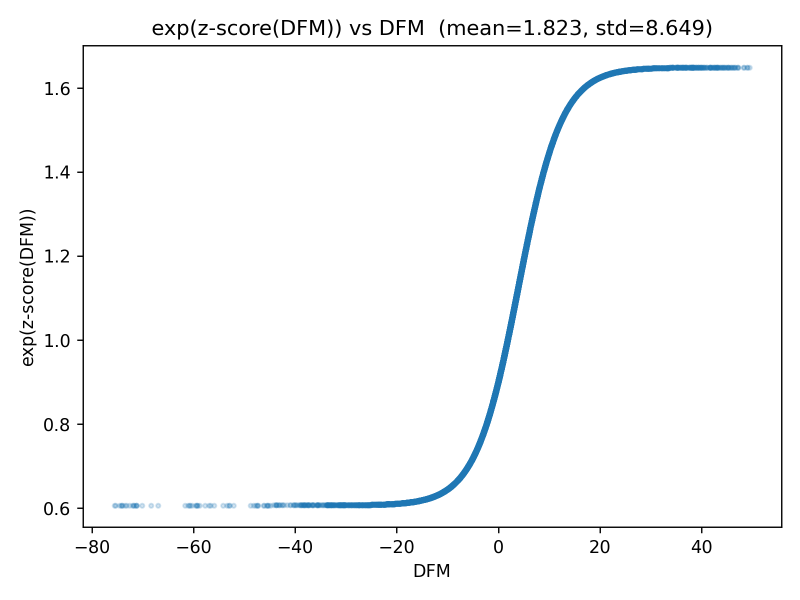
#> input picture WP-filtering/sample_df_no_filter_exp_z_vs_dfm.png, 1600 x 1200 px (shown at 1/2 size)
$ python downscale_pngs.py --src-dir . --dst-dir out --size 100
#> lines starting #> are read from the running program, lines starting #| are printed output that depends on the picture
#!/usr/bin/env python3
import os
import argparse
from PIL import Image
from tqdm import tqdm

# python downscale_pngs.py --src-dir /Users/xiaodong/Desktop/3DED-DATA/LTA/LTA1/images/png --dst-dir /Users/xiaodong/Desktop/3DED-DATA/LTA/LTA1/images/png_256 --size 256


def downscale_pngs(src_dir, dst_dir, size):
    """
    Downsize PNGs from src_dir to dst_dir at resolution size × size.

    Keeps filenames identical.
    """
#> called with src_dir = '.', dst_dir = 'out', size = 100

    os.makedirs(dst_dir, exist_ok=True)

    files = sorted([f for f in os.listdir(src_dir) if f.lower().endswith(".png")])

    if not files:
        print("No PNGs found in", src_dir)
        return

    print(f"Found {len(files)} PNGs.")
    print(f"Downsizing to {size}×{size}...")

    for f in tqdm(files):
        src_path = os.path.join(src_dir, f)
        dst_path = os.path.join(dst_dir, f)

        try:
            img = Image.open(src_path).convert("RGB")
            img = img.resize((size, size), Image.BILINEAR)
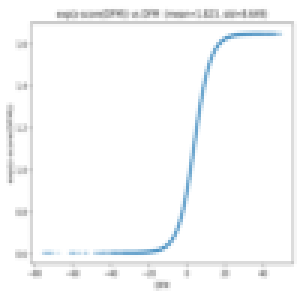
#> img: PIL image 100x100 RGB (shown 3 times larger); mean R, G, B 248.6, 249.5, 250.2
            img.save(dst_path, format="PNG")
        except Exception as e:
            print(f"Could not process {f}: {e}")

    print(f"\nDone! Resized images saved to: {dst_dir}")


def main():
    parser = argparse.ArgumentParser(
        description="Downscale PNG images to a fixed resolution."
    )
    parser.add_argument("--src-dir", required=True, help="Directory containing PNG images.")
    parser.add_argument("--dst-dir", required=True, help="Directory to save resized PNGs.")
    parser.add_argument("--size", type=int, required=True, help="Output resolution (e.g. 256).")
    args = parser.parse_args()

    downscale_pngs(args.src_dir, args.dst_dir, args.size)


if __name__ == "__main__":
    main()
